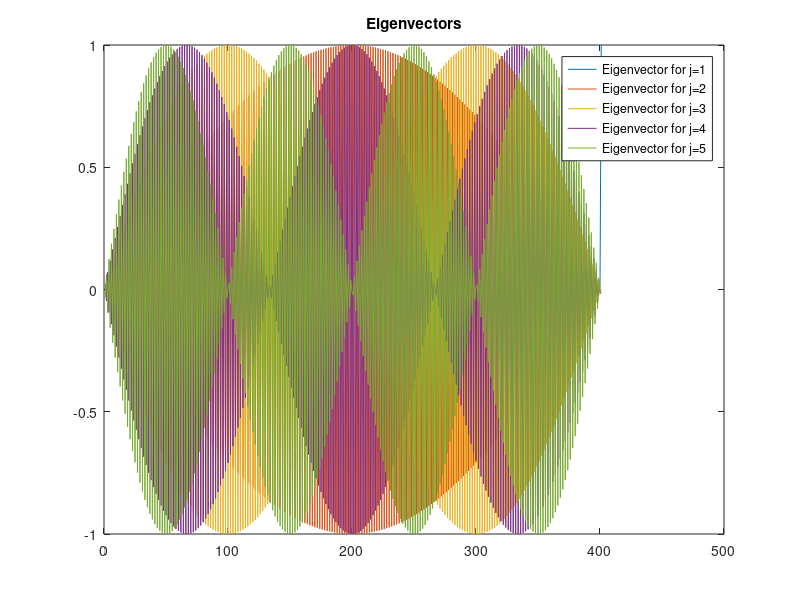

Reproduce this figure in MATLAB.
clc
clf

steps = [5, 50, 100, 200, 300, 400];

x0 = 0;
x1 = 1;

n_lambdas = min(steps);
lambdas = zeros(length(steps), n_lambdas);
step_sizes = (x1 - x0) ./ steps;

for i=1:length(steps)
    m = steps(i);
    fprintf('Calculating eigenvalues for %d points...\n', m)
    
    h = (x1 - x0) / (m+1);

    % Create solution matrix A 
    %
    e = ones(m+1, 1);
    A = 1/h^2*spdiags([e -2*e e], -1:1, m+1, m+1);

    alpha = 0;

    % Set boundary conditions
    %
    
    % Left Dirichlet condition
    %
    A(1, 1) = A(1, 1) + alpha * h^2;
    
    % Second-order Right Robin condition
    %
    A(m+1, m+1) = (4/(3 + 2*h) - 2);
    A(m+1, m) = (1 - 1/(3 + 2*h));


    % First-order Right Robin condition
    %
%     A(m+1,m+1) = (1+h)/h^2;
%     A(m+1,m) = -1/h^2;

    % RHS
    B = spdiags(e, 0, m+1, m+1);
    B(m+1, m+1) = 0;

    [unsorted_eigvec, unsorted_eigval] = eig(full(A), full(B));
    [d,ind] = sort(diag(unsorted_eigval));
    eigval = unsorted_eigval(ind,ind);
    eigvec = unsorted_eigvec(:,ind);


    alpha = flip(diag(eigval));
    
    lambda = alpha;
    lambdas(i, :) = lambda(1:n_lambdas);
    
    if i == length(steps)
        for j = 1:n_lambdas
            plot(eigvec(:, j), 'DisplayName', sprintf('Eigenvector for j=%d', j));
            title('Eigenvectors')
            hold on;
        end

        hold off;
        legend;
        shg;
    end
end



disp(' ')
disp('       n    lambda_1  lambda_2  lambda_3  lambda_4  lambda_5')
disp([steps' lambdas])
